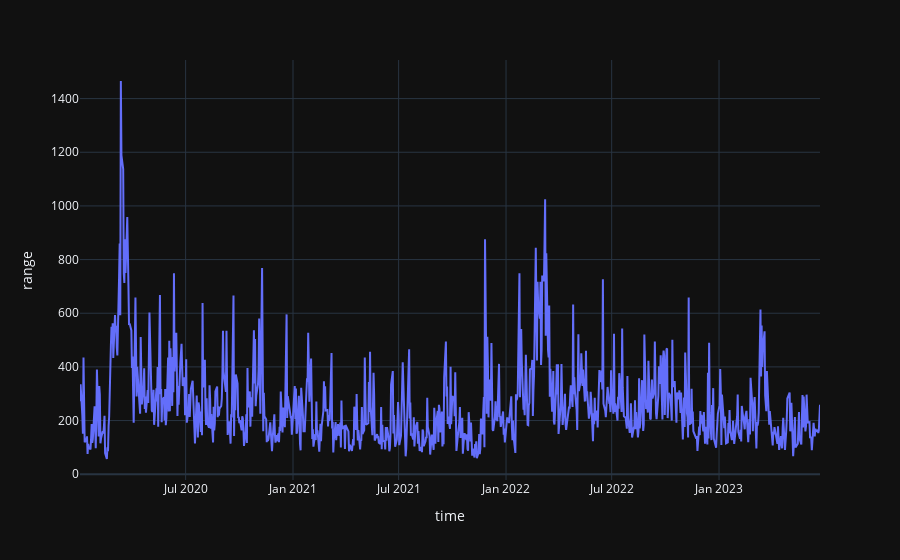

Notebook code for this chart:
### Code cell
px.line(bars, x='time', y='range')

### Figure 1 — Plotly figure (JSON) as saved in the notebook; plotly's stock layout.template omitted (floating-point values rounded to 4 significant figures; data arrays with more than 128 entries replaced by an {"elided": "..."} marker saying what was removed)
{"data": [{"hovertemplate": "time=%{x}<br>range=%{y}<extra></extra>", "legendgroup": "", "line": {"color": "#636efa", "dash": "solid"}, "marker": {"symbol": "circle"}, "mode": "lines", "name": "", "orientation": "v", "showlegend": false, "x": {"elided": "889 str values"}, "xaxis": "x", "y": {"elided": "889 float values"}, "yaxis": "y", "type": "scatter"}], "layout": {"xaxis": {"anchor": "y", "domain": [0.0, 1.0], "title": {"text": "time"}}, "yaxis": {"anchor": "x", "domain": [0.0, 1.0], "title": {"text": "range"}}, "legend": {"tracegroupgap": 0}, "margin": {"t": 60}}}
